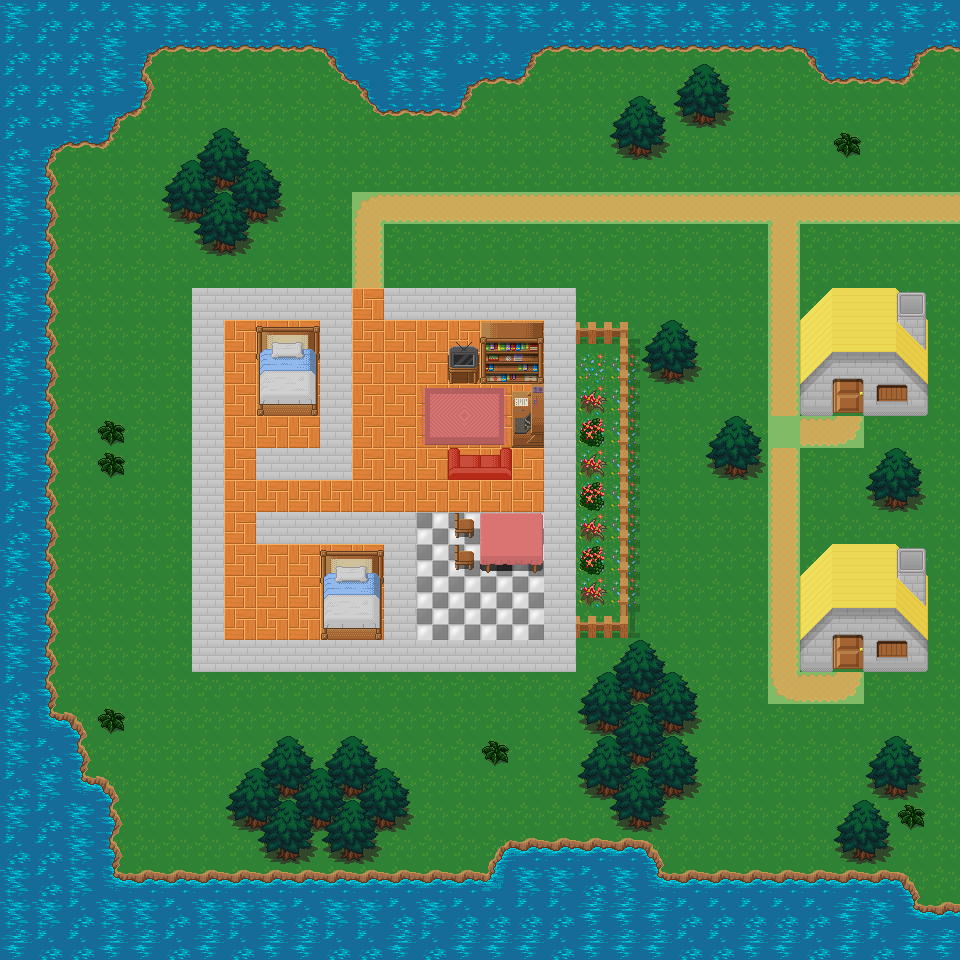

This is a level from a 2D game, rendered from its Tiled map with the project's own tilesets. A one-line summary and the map file follow, with tile-layer data summarised:
An orthogonal 30x30 tile map with 32x32 px tiles, 3 tile layers (Background-grass, Surroundings, Inside), 1 hidden layer not drawn, 3 tilesets and 5 objects (5x Character).

<map version="1.0" orientation="orthogonal" renderorder="right-down" width="30" height="30" tilewidth="32" tileheight="32" nextobjectid="14">
 <properties>
  <property name="Music" type="file" value="../music/beginning.flac" />
 </properties>
 <tileset firstgid="1" name="forest_tiles" tilewidth="32" tileheight="32" tilecount="256" columns="16">
  <image source="../images/forest_tiles.png" width="512" height="512" />
 </tileset>
 <tileset firstgid="257" name="open_tileset" tilewidth="32" tileheight="32" tilecount="1710" columns="45">
  <image source="../images/open_tileset.png" width="1440" height="1216" />
 </tileset>
 <tileset firstgid="1967" name="meta_tiles" tilewidth="32" tileheight="32" tilecount="2" columns="2">
  <image source="../images/meta_tiles.png" width="67" height="34" />
 </tileset>
 <layer name="Background-grass" width="30" height="30">
  <data>[900 cells, 900 non-empty, 30 distinct tile ids]</data>
 </layer>
 <layer name="Surroundings" width="30" height="30">
  <data>[900 cells, 356 non-empty, 76 distinct tile ids]</data>
 </layer>
 <layer name="Inside" width="30" height="30">
  <data>[900 cells, 8 non-empty, 8 distinct tile ids]</data>
 </layer>
 <layer name="Collision" width="30" height="30" visible="0">
  <data>[900 cells, 460 non-empty, 1 distinct tile ids]</data>
 </layer>
 <objectgroup name="Characters">
  <object id="3" type="Character" x="576" y="288" width="32" height="32">
   <properties>
    <property name="OnInteract" type="file" value="../scripts/insistcookie.chai" />
    <property name="Orientation" value="Right" />
    <property name="Spritesheet" type="file" value="../images/orc1Enemy.png" />
   </properties>
  </object>
  <object id="4" type="Character" x="352" y="288" width="32" height="32">
   <properties>
    <property name="Collidable" type="bool" value="true" />
    <property name="OnInteract">global spoke_with_mom;
if(spoke_with_mom.is_var_undef()) {
    spoke_with_mom = false;
}
global mom_walk_to_kitchen = fun() { 
    if(!spoke_with_mom) {
	walk_relative(3, 9);
	spoke_with_mom = true;
    }
};
if(!spoke_with_mom)
{
face(player);
prompt("&lt;b&gt;Merciless Mom&lt;/b&gt; : HI KID, GO GET 3 DROPLETS OF MILK FOR MY CEREAL!", 
["Yes", "No"],
[
fun() { dialog("&lt;b&gt;Kid&lt;/b&gt; : Sure Mom, but I have a name.",
fun() { dialog("&lt;b&gt;Merciless Mom&lt;/b&gt; : SHUT UP KID! YOU'D BETTER HURRY AND GET MY MILK, I'M HUNGRY!", mom_walk_to_kitchen); }
);},
fun() { dialog("&lt;b&gt;Kid&lt;/b&gt; : I want to play video games instead. WOW Games just released a new game.",
fun() { dialog("&lt;b&gt;Merciless Mom&lt;/b&gt; : TOO BAD. GET ME MY MILK OR I'LL BREAK YOUR COMPUTER!", mom_walk_to_kitchen);}
);}
]);
}
else
{
dialog("&lt;b&gt;Kid&lt;/b&gt; : I should get that milk.");
}</property>
    <property name="Orientation" value="Down" />
    <property name="Spritesheet" type="file" value="../images/mom.png" />
   </properties>
  </object>
  <object id="8" type="Character" x="448" y="416" width="32" height="32">
   <properties>
    <property name="OnInteract">face(player);
prompt("&lt;b&gt;Decent Dad&lt;/b&gt; : Hello son, I think your mom wants to speak with you.", 
["Ok", "No"],
[
fun() { dialog("&lt;b&gt;Kid&lt;/b&gt; : Damn it, what does she want now?",
fun() { dialog("&lt;b&gt;Decent Dad&lt;/b&gt; : No clue, but you better do what she wants because I'm watching TV, so leave me alone.");}
);},
fun() { dialog("&lt;b&gt;Kid&lt;/b&gt; : Aww, come on puffy pops, she's gonna make me do something. Why can't you talk to her?",
fun() { dialog("&lt;b&gt;Decent Dad&lt;/b&gt; : Just go talk to her. I'm watching TV, so leave me alone.");}
);}
]);</property>
    <property name="Orientation" value="Up" />
    <property name="Spritesheet" type="file" value="../images/dad.png" />
   </properties>
  </object>
  <object id="9" type="Character" x="832" y="672" width="32" height="32">
   <properties>
    <property name="Collidable" type="bool" value="true" />
    <property name="OnInteract">face(player);
prompt("&lt;b&gt;Caring Courtney&lt;/b&gt; : How are you?", 
["Good", "Bad"],
[
fun() { dialog("&lt;b&gt;Kid&lt;/b&gt; : Good. How about you?",
fun() { dialog("&lt;b&gt;Caring Courtney&lt;/b&gt; : I'm good. Hey, I hear some guy is handing out milk over there.");}
);},
fun() { dialog("&lt;b&gt;Kid&lt;/b&gt; : Horrible. I have to get some milk for my mom.",
fun() { dialog("&lt;b&gt;Caring Courtney&lt;/b&gt; : Oh I see. Watch out for the bum in front of the grocery store. He looks dangerous.");}
);}
]);</property>
    <property name="Orientation" value="Down" />
    <property name="Spritesheet" type="file" value="../images/uselessfollower1.png" />
   </properties>
  </object>
  <object id="10" type="Character" x="832" y="416" width="32" height="32">
   <properties>
    <property name="Collidable" type="bool" value="true" />
    <property name="OnInteract">face(player);
prompt("&lt;b&gt;Perverted Pete&lt;/b&gt; : Hi kid, do you want some candy?", 
["Yes", "No"],
[
fun() { dialog("&lt;b&gt;Kid&lt;/b&gt; : Heck yea, I want some candy.",
fun() { dialog("&lt;b&gt;Perverted Pete&lt;/b&gt; : Come into my basement so we can have some KitKat and chill.", 
fun() { dialog("&lt;b&gt;Kid&lt;/b&gt; : Nice try, you creep.");}
);});},
fun() { dialog("&lt;b&gt;Kid&lt;/b&gt; : No, thanks, you perv.",
fun() { dialog("&lt;b&gt;Perverted Pete&lt;/b&gt; : [Series of creepy moans]");}
);}
]);</property>
    <property name="Orientation" value="Down" />
    <property name="Spritesheet" type="file" value="../images/pervPete.png" />
   </properties>
  </object>
 </objectgroup>
</map>
